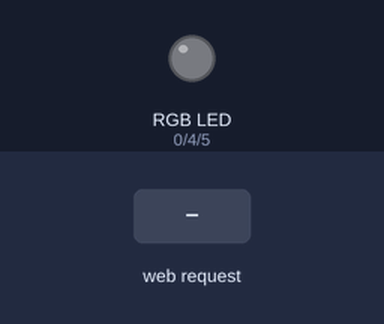
Bench run of a sketch on a simulated ESP8266 (NodeMCU). Parts: an RGB LED mixed from three pins (HIGH = lit). The test bench sets the inputs (shaded band). Dim RGB values are drawn brighter than linear; WiFi joins after 1.5 s; servers stay silent unless stated.

Above: at 2.7 s.
2.8 s: HTTP request GET /?plain=120 received
At 4.0 s:
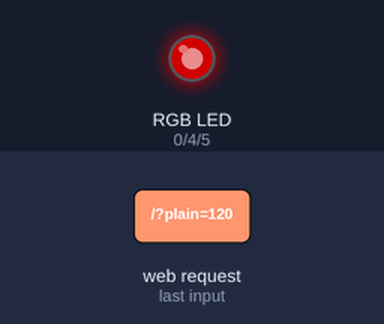
4.3 s: HTTP request GET /?plain=1 received
At 5.1 s:
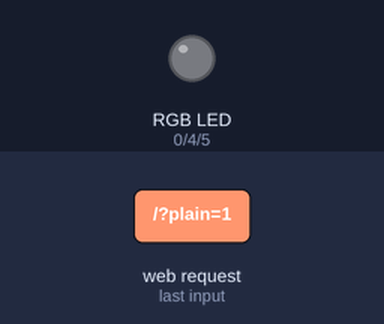
Timing chart, 0 to 7.3 s (numbered marks = the images above; inputs shaded):
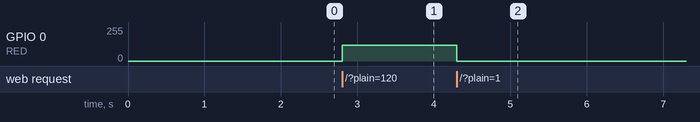

The sketch:

rainbow.ino
```cpp
#include <ESP8266WiFi.h>
#include <ESP8266WebServer.h>

ESP8266WebServer server(80);
const char* ssid = "The Pink Rabbit";
const char* password = "walkingwithspiders";

const int RED = 0;
const int GREEN = 4;
const int BLUE = 5;

void setup() {
  Serial.begin(9600);
  pinMode(RED, OUTPUT);
  pinMode(GREEN, OUTPUT);
  pinMode(BLUE, OUTPUT);
  setRGB(0, 0, 0);
  WiFi.begin(ssid, password);
  while (WiFi.status() != WL_CONNECTED) {
    delay(500);
  }
  server.on("/", handleRequest);
  server.begin();
}

void loop() {
  server.handleClient();
}

void handleRequest() {
    if(server.hasArg("plain") == false) {
        server.send(400, "text/plain", "Invalid request.");
    } else {
        int rgb[] = {0, 0, 0};
        int rgbLength = 3;
        parseRGB(server.arg("plain"), rgb, rgbLength);
        setRGB(rgb);
        server.send(200, "text/plain", "Set RGB to: " + String(rgb[0]) + " " + String(rgb[1]) + " " + String(rgb[2]) + "\n");
    }
}

void parseRGB(String message, int rgb[], int rgbLength) {
    int bufferLength = 256;
    char buffer[256];
    message.toCharArray(buffer, bufferLength);
    int rgbIndex = 0;
    String current = "";
    for(int i = 0; i < bufferLength && rgbIndex < rgbLength; i++) {
        if(buffer[i] == ' ' || buffer[i] == '\0') {
            int value = current.toInt() * PWMRANGE / 255;
            value = value < 0 ? 0 : value;
            value = value > PWMRANGE ? PWMRANGE : value;
            rgb[rgbIndex++] = value;
            current = "";
        } else {
            current += buffer[i];
        }
    }
}

void setRGB(int rgb[]) {
  setRGB(rgb[0], rgb[1], rgb[2]);
}

void setRGB(int red, int green, int blue) {
  setRed(red);
  setGreen(green);
  setBlue(blue);
}

void setRed(int amount) {
  analogWrite(RED, amount);
}

void setGreen(int amount) {
  analogWrite(GREEN, amount);
}

void setBlue(int amount) {
  analogWrite(BLUE, amount);
}

void demo() {
  unsigned int rgbColor[3];
  rgbColor[0] = 255;
  rgbColor[1] = 0;
  rgbColor[2] = 0;
  for (int decColor = 0; decColor < 3; decColor += 1) {
    int incColor = decColor == 2 ? 0 : decColor + 1;
    for (int i = 0; i < 255; i += 1) {
      rgbColor[decColor] -= 1;
      rgbColor[incColor] += 1;
      setRGB(rgbColor[0], rgbColor[1], rgbColor[2]);
      delay(5);
    }
  }
}
```

Measured:
- after the input at 2.8 s, GPIO 0 (RED): 0/255 → 119/255 at once
- after the input at 4.3 s, GPIO 0 (RED): 119/255 → 0/255 at once
